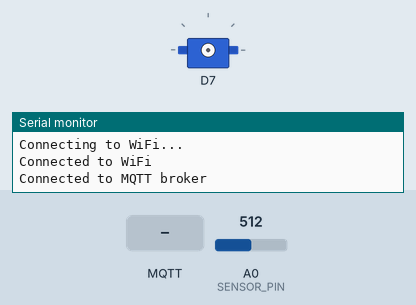
Recording of a sketch running on a simulated ESP8266 (NodeMCU). Shown: servo, the last lines printed to the serial monitor. Inputs (shaded band) come from the test bench; at power-on: A0 (SENSOR_PIN) = 512. WiFi joins after 1.5 s; servers stay silent unless stated; no MQTT or app messages arrive unless stated.

Above: at 3.2 s.
3.3 s: MQTT message "dispense_zinc" arrives on the first subscribed topic
At 6.1 s:
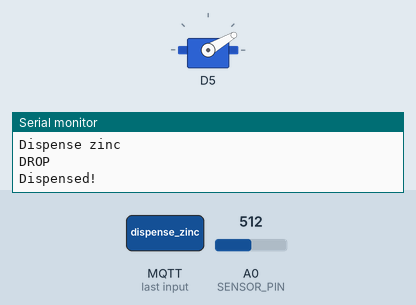
6.3 s: MQTT message "dispense_omega" arrives on the first subscribed topic
At 8.37 s:
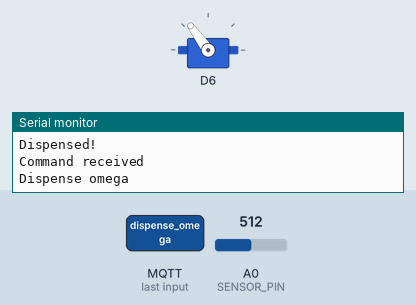
9.3 s: MQTT message "dispense_magnesium" arrives on the first subscribed topic
At 10.24 s:
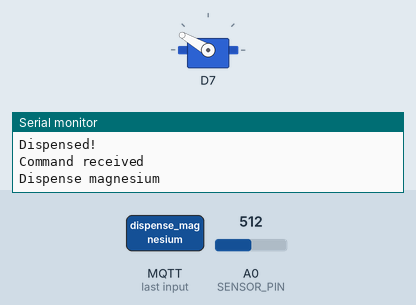
Timing chart, 0 to 13.4 s (numbered marks = the images above; inputs shaded):
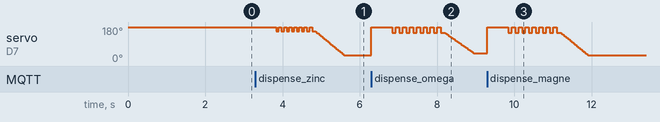

The sketch:

pilldispenser_mqtt.ino
```cpp
#include <Servo.h>
#include <ESP8266WiFi.h>
#include <PubSubClient.h>

#include "config.h"


WiFiClient espClient;
PubSubClient client(espClient);

// Declare a global servo object
Servo currentServo;


void handleMqttMessage(char* topic, byte* payload, unsigned int length) {
  Serial.println("Command received");
  String message = "";
  for (int i = 0; i < length; i++) {
    message += (char)payload[i];
  }
  if (strcmp(topic, "pilldispenser/commands") == 0) {
    if (message == "dispense_zinc") {
      Serial.println("Dispense zinc");
      dispense(zinc);
    } else if (message == "dispense_omega") {
      Serial.println("Dispense omega");
      dispense(omega);
    } else if (message == "dispense_magnesium") {
      Serial.println("Dispense magnesium");
      dispense(magnesium);
    } else {
      Serial.println("Command unknown");
    }
  }
}


void setup() {
  // Attach the servo to pin D2
  //180 is bottom, 0 is top

  // myServo.attach(D2, lowestPWM, highestPWM);
  // myServo.write(180);

  // Set the sensor pin as an input
  pinMode(SENSOR_PIN, INPUT);

  // Initialize the serial console
  Serial.begin(115200);

  // Connect to Wi-Fi
  WiFi.begin(ssid, password);
  while (WiFi.status() != WL_CONNECTED) {
    delay(1000);
    Serial.println("Connecting to WiFi...");
  }
  Serial.println("Connected to WiFi");

  // Connect to MQTT broker
  client.setServer(mqtt_server, mqtt_port);
  client.setCallback(handleMqttMessage);
  while (!client.connected()) {
    if (client.connect("pilldispenser", mqtt_user, mqtt_pass)) {
      Serial.println("Connected to MQTT broker");
      client.subscribe("pilldispenser/commands");
      client.publish("pilldispenser/state", "ready");
    } else {
      Serial.print("Failed to connect to MQTT broker, rc=");
      Serial.print(client.state());
      Serial.println(" retrying in 5 seconds...");
      delay(5000);
    }
  }
}

void loop() {
  // Reconnect to MQTT broker if necessary
  if (!client.connected()) {
    Serial.println("Lost connection to MQTT broker, reconnecting...");
    if (client.connect("pilldispenser", mqtt_user, mqtt_pass)) {
      Serial.println("Reconnected to MQTT broker");
      client.subscribe("pilldispenser/commands");
    } else {
      Serial.print("Failed to reconnect to MQTT broker, rc=");
      Serial.print(client.state());
      Serial.println(" retrying in 5 seconds...");
      delay(5000);
      return;
    }
  }

  // Handle incoming MQTT messages
  client.loop();
}


void moveTo(int *servo, int position, int duration){
  int oldPosition = servo[4];
  int deltaPos = abs(oldPosition - position);
  currentServo.attach(servo[0], lowestPWM, highestPWM);

  if (duration == 0 || deltaPos*maxRate > duration){ //no duration given or duration smaller than minimal Time

  currentServo.write(position);
  delay(maxRate*deltaPos);
  }

  else {
    if (oldPosition <= position){
      for (int pos = oldPosition; pos <= position; pos += 1) {
        currentServo.write(pos);
        delay(duration/deltaPos);
      }

    } else{
      for (int pos = oldPosition; pos >= position; pos -= 1) {
        currentServo.write(pos);
        delay(duration/deltaPos);
      }
    }
  }


  currentServo.detach();
  servo[4] = position;

}


void shakeBottom(int *servo){
  int lowpos = servo[1];
  int highpos = lowpos - servo[5];
  for (int j = 0; j < 8; j++) {
    moveTo(servo, lowpos, 0);
    moveTo(servo, highpos, 0);
  }
}


bool dropSense(int *servo) {
  //pre drop location is LARGER
  int preDropLocation = servo[2];
  int dropLocation = servo[3];
  int duration = servo[6];

  // Move to pre drop location
  moveTo(servo, preDropLocation, 800);

  // Attach servo
  currentServo.attach(servo[0], lowestPWM, highestPWM);

  // Calculate distance to drop location
  float deltaPos = abs(preDropLocation - dropLocation);

  bool dropped = false;

  int loopdelay = 2;
  int maxLoopStep = duration / loopdelay;

  // First loop: Read and move for 1/2 second
  for (int i = 0; i < 20; i++) {
    // Read sensor value and move servo
    int sensorValue = analogRead(SENSOR_PIN);
    int pos = preDropLocation - deltaPos * ((float)i / (float)20);
    currentServo.write(pos);

    // Check if threshold is reached
    if (sensorValue > threshold) {
      Serial.println("DROP");
      dropped = true;
      break;
    }
  }

  // Second loop: Read only, Skip when already dropped.
  if (!dropped) {
    for (int i = 0; i <= maxLoopStep; i++) {
      int sensorValue = analogRead(SENSOR_PIN);

      // Check if threshold is reached
      if (sensorValue > threshold) {
        Serial.println("DROP");
        dropped = true;
        break;
      }

      delay(loopdelay);
    }
  }

  // Detach servo and return result
  currentServo.detach();
  if (dropped) {
    return true;
  } else {
    Serial.println('-');
    return false;
  }
}


void dispense(int *servo){
  client.publish("pilldispenser/state", "dispensing");

  for (int i=0; i<5; i++){
    moveTo(servo, servo[1], 0);
    shakeBottom(servo);

    if (dropSense(servo)){
      Serial.println("Dispensed!");
      client.publish("pilldispenser/state", "ready");
      return;
    }
    client.loop();
  }
  Serial.println("Error: Pill dispenser empty!");
  client.publish("pilldispenser/state", "error");
}
```

config.cpp
```cpp
#include "config.h"
#include <ESP8266WiFi.h>


// Replace with your Wi-Fi network credentials
const char* ssid = "Martin Router King";
const char* password = "Routerking!1312";

// Replace with your MQTT broker address
const char* mqtt_server = "homeassistant.local";
const int mqtt_port = 1883;

// Replace with your MQTT username and password
const char* mqtt_user = "mqtt";
const char* mqtt_pass = "Dreierpack1!";


// Pin to which the sensor is connected
const int SENSOR_PIN = A0;

// Threshold value for triggering the sensor
const int threshold = 30;

const int lowestPWM = 415;
const int highestPWM = 2575;

const int rotationBeforeDrop = 15;


const int maxRate = 3;


// DISPENSER DEFINITIONS

//                   PIN         LOWEST      PREDROP     DROP        LASTPOS     SHAKEDIST   FALLDURATION
int zinc[] =        {D5,         180,        30,         2,          0,          22,         2400};
int omega[] =       {D6,         180,        40,         0,          0,          30,         1600};
int magnesium[] =   {D7,         180,        30,         10,         0,          30,         1200};

// PIN: Where the Servo PWM Pin is connected.
// LOWEST: Lowest Position  of the disk in degrees. 180 normally is the lowest Point, 0 is the highest.
// PREDROP: The Location to where the hole of the disk moves before the dropping sequence (with detection) is started. This should be chosen s.t. the Pill is just before the hole but can not fall out yet.
// DROP: The Loctaion where the drop happens. This is normally close to 0 degrees (the uppermost position).
// SHAKEDIST: from the LOWEST Point, how far up the disk should be moved during one shaking motion.
// DURATION: How long the dropping sequence with detection should take. The further up the Dispenser is, the longer the time it takes to fall down, the more DURATION is needed.


int order[] = {*zinc, *omega, *magnesium};
```

config.h
```cpp
extern const int SENSOR_PIN;
extern const int threshold;
extern const int lowestPWM;
extern const int highestPWM;
extern const int rotationBeforeDrop;
extern const int maxRate;

extern const char* ssid;
extern const char* password;
extern const char* mqtt_server;
extern const int mqtt_port;
extern const char* mqtt_user;
extern const char* mqtt_pass;


extern int zinc[];
extern int omega[];
extern int magnesium[];

extern int order[];
```
